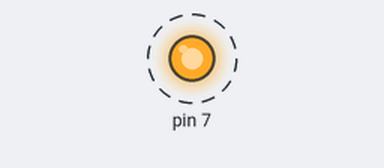
Simulated run of this sketch. Board: Arduino Uno, built with avr-gcc and run on an emulated ATmega328P. Shown: output pins drawn as LEDs (lit = HIGH). Dashed ring = blinking.

Above: at 0.15 s.
Timing chart, 0 to 3.0 s (numbered marks = the images above):
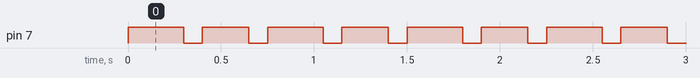

Measured:
- by itself, pin 7: alternates HIGH for 0.28 s and LOW for 0.10 s

The sketch:

1_LED_BLINK_PHY.ino
```cpp
void setup(){
pinMode(7,OUTPUT);
}

void loop(){

  digitalWrite(7,HIGH);
  delay(300);
  digitalWrite(7, LOW);
  delay(100);
  digitalWrite(7,HIGH);
  delay(250);
  digitalWrite(7,LOW);
  delay(100);
}
```
